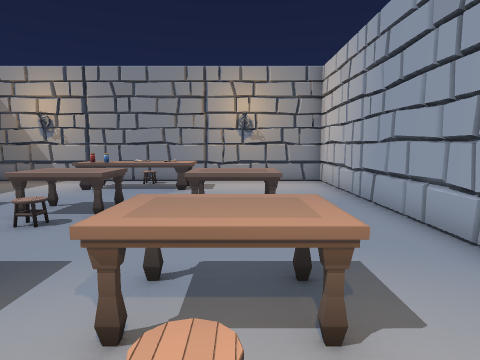
view 1 (above)

19 first-person views from a walk through a scene from a Unity 3-D project. The camera is 1.4 m above the floor, tilts 6° down and sees 75° across. Doors are open. The floor is counted in squares, 1 m on a side. Each view is taken from the middle of a square. On the plan, view 1 faces up. The plan holds only what a view shows up to about 14 squares ahead; the rest is blank. The place goes on beyond the plan. The player is left out. Some animated figures are left out.

view 2
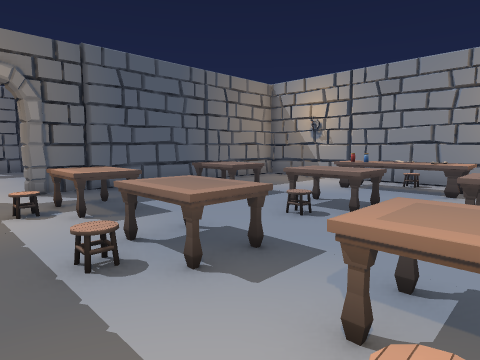

view 3
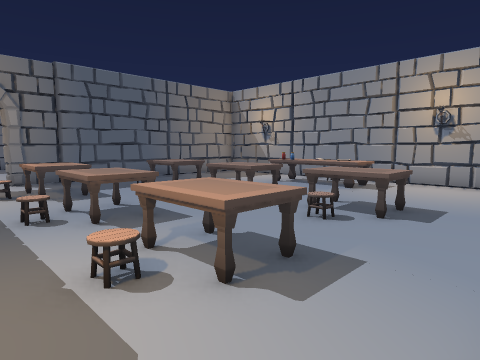

view 4
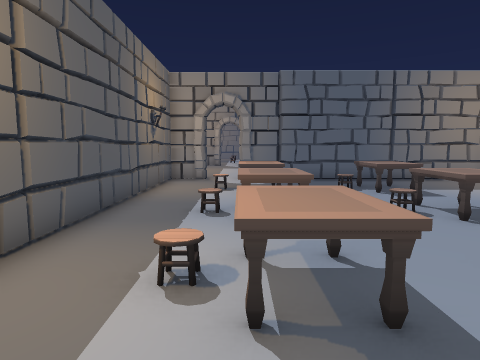

view 5
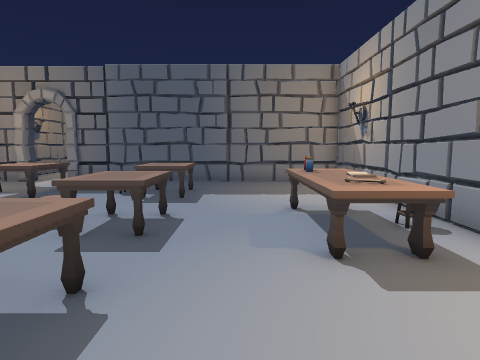

view 6
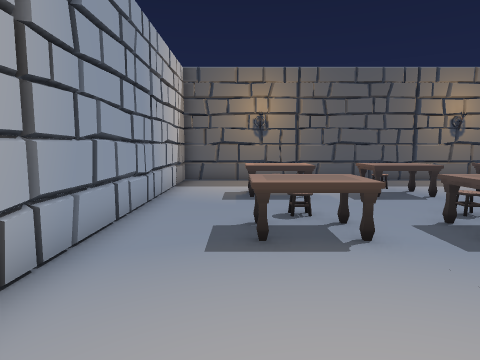

view 7
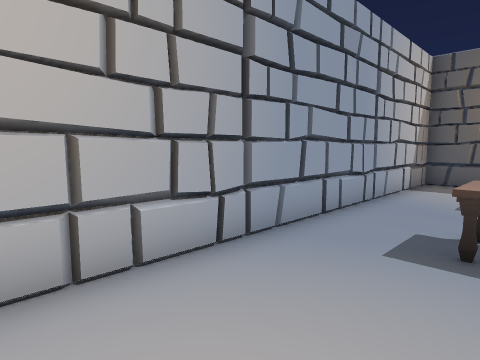

view 8
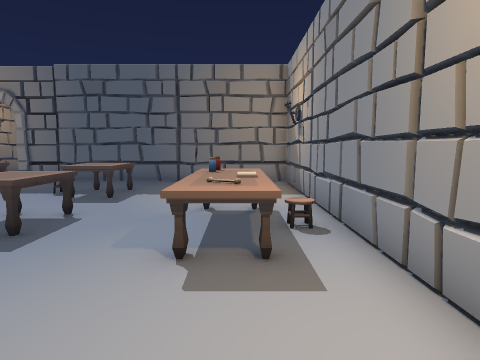

view 9
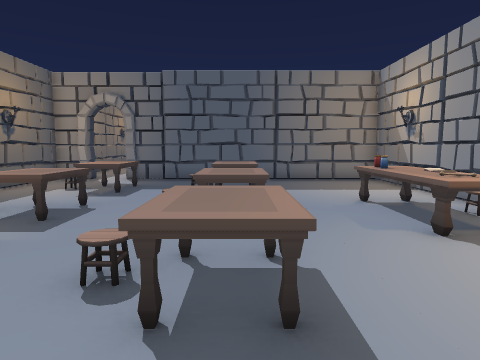

view 10
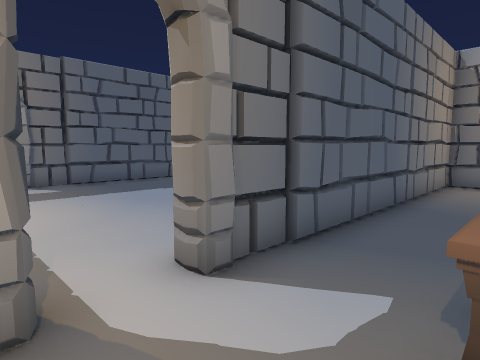

view 11
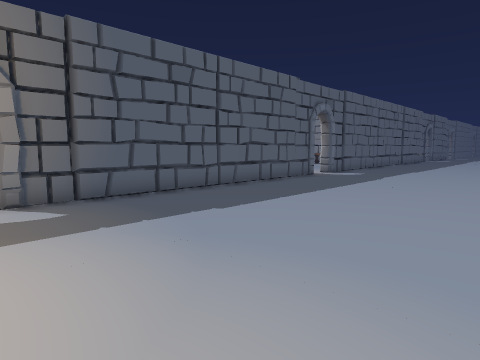

view 12
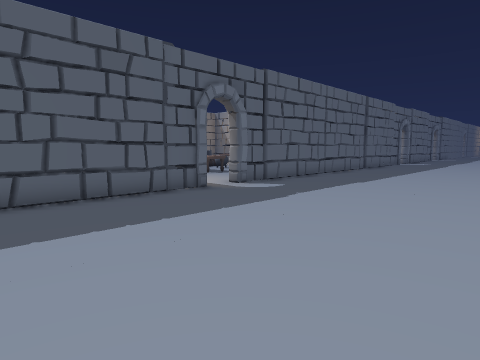

view 13
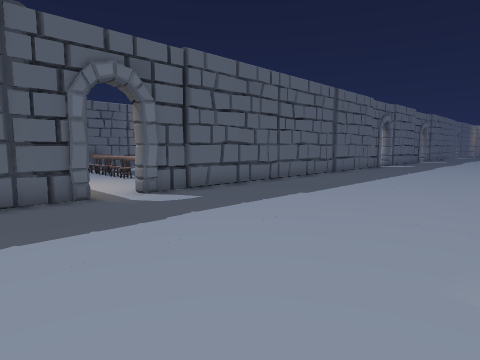

view 14
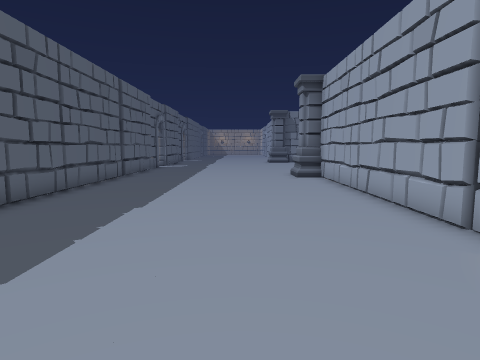

view 15
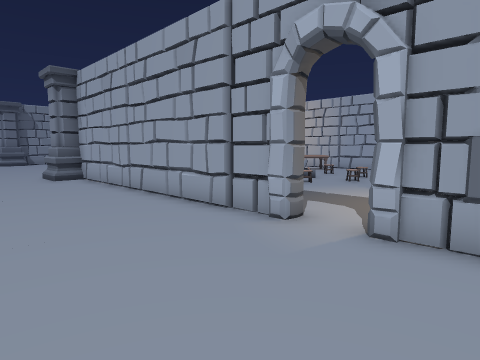

view 16
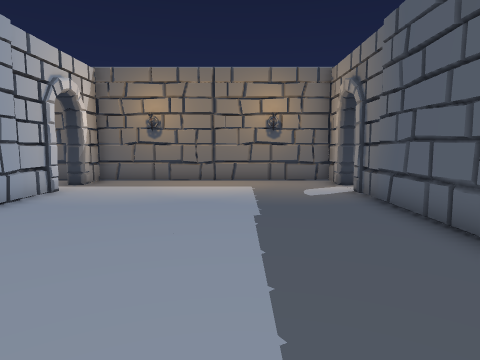

view 17
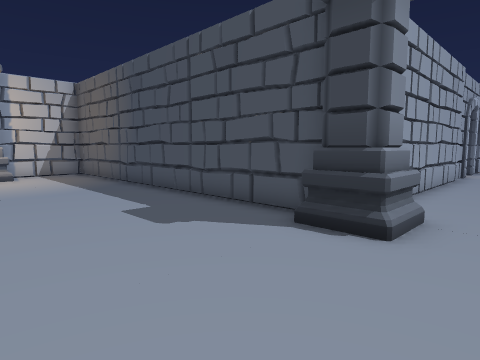

view 18
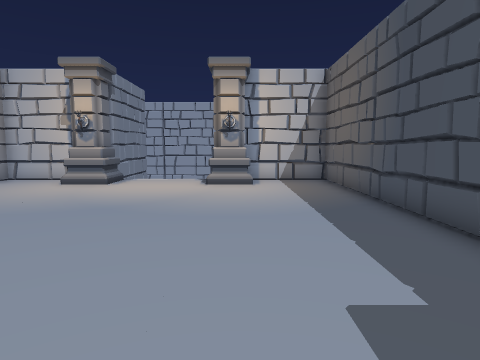

view 19
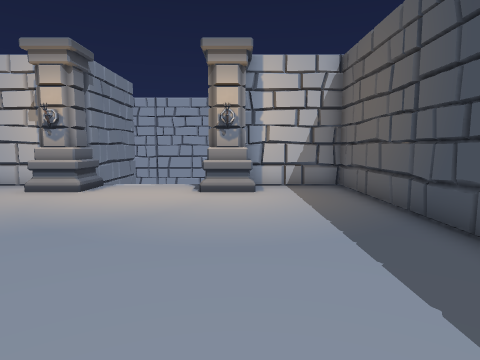

### Floor plan
Points are (right, up) in squares from view 1. A wall is a line through its corners. A room is listed if a view was taken in it or the views show most of it. See-through windows are left out.
Room 1 (views 1, 2, 3, 4, 5, 6, 7, 8, 9, 10)
walls: (-4.8, 13.1) (-5.1, 12.6); (-10.6, 0.6) (-10.6, -1) (3.3, -1) (3.3, 12.9) (-10.6, 12.9) (-10.6, 2); (-11, 0.6) (-10.6, 0.4)
ways out: open door at (-11, 1.5) to room 2
objects: table (-8, 2) to (-7, 3); table (-8, 6) to (-7, 7); other object (-5, 10) to (-5, 11); table (-4, 2) to (-3, 3); table (-4, 6) to (-3, 7); other object (-4, 10); other object (-4, 11) to (-3, 11); table (-3, 10) to (-2, 11); table (-1, 2) to (1, 3); table (-1, 6) to (1, 7)
Room 2 (views 11, 12, 13, 14, 15, 16, 17, 18, 19)
walls: (-10.7, 28.4) (3.3, 28.4) (3.3, 31.4); (-20.6, 27.1) (-20.6, 16.6) (-21, 16.5); (-11.2, 16.5) (-11.2, 27.8); (-11.2, 13.5) (-11.2, 15); (-20.6, 15) (-20.6, 2.1); (3.3, 39.1) (3.3, 41.9) (2.8, 41.9); (5.9, 37.4) (3.5, 37.4); (-11.2, 2) (-11.2, 4.5); (-11.2, 0) (-11.2, 0.5); (-20.6, 0.5) (-20.6, 0); (-20.6, -0.2) (-20.6, -1) (-11.2, -1) (-11.2, -0.1)
ways out: open door at (-11, 1.5) to room 1; open door at (-21, 1.5); open door at (-21, 15.5); open door at (-11, 15.5)
objects: column (-12, 28) to (-11, 29); column (2, 32) to (3, 33); column (2, 37) to (3, 38)

Positions as (right, up) in squares from view 1, and headings:
1: (0, 0), facing up
2: (0, 0), facing up-left
3: (3, 0), facing up-left
4: (3, 2), facing left
5: (2, 9), facing left
6: (1, 12), facing down
7: (0, 12), facing down-right
8: (2, 11), facing left
9: (3, 7), facing left
10: (-8, 0), facing up-left
11: (-12, 1), facing up-left
12: (-12, 8), facing up-left
13: (-12, 12), facing up-left
14: (-15, 13), facing up
15: (-16, 13), facing up-right
16: (-17, 12), facing down
17: (-14, 34), facing down-right
18: (-10, 32), facing right
19: (-8, 32), facing right
